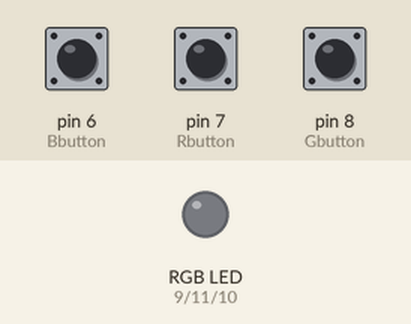
Simulated run of this sketch. Board: Arduino Uno, built with avr-gcc and run on an emulated ATmega328P. On the bench: an RGB LED mixed from three pins (HIGH = lit). The test bench sets the inputs (shaded band); at power-on: pin 6 (Bbutton) LOW, pin 7 (Rbutton) LOW, pin 8 (Gbutton) LOW.

Above: at 1.2 s.
1.3 s: pin 6 (Bbutton) pulled HIGH for 0.15 s
At 1.37 s:
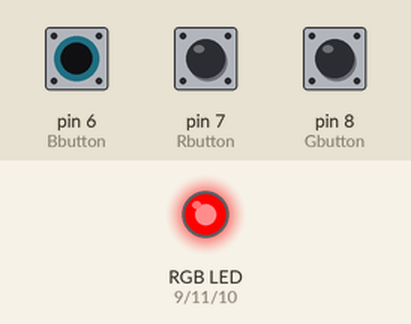
2.9 s: pin 7 (Rbutton) pulled HIGH for 0.15 s
At 2.97 s:
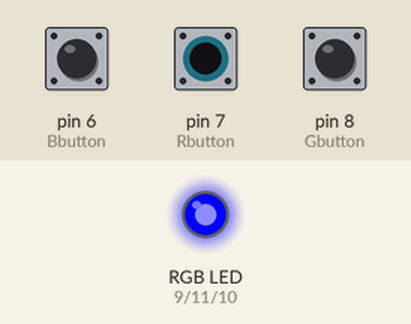
4.5 s: pin 8 (Gbutton) pulled HIGH for 0.15 s
At 4.57 s:
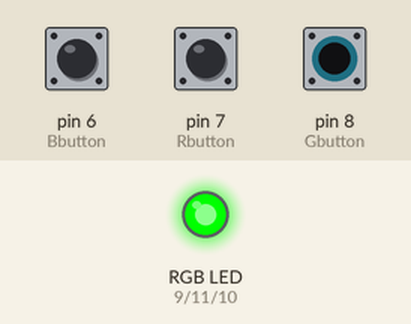
6.1 s: pin 8 (Gbutton) pulled HIGH for 3.2 s
At 10.4 s:
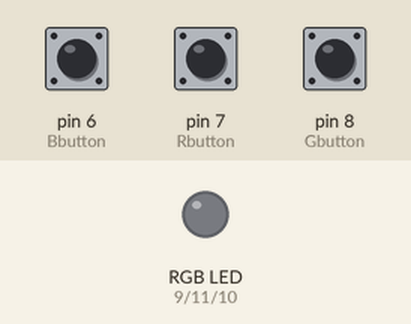
10.8 s: pin 6 (Bbutton) pulled HIGH for 3.2 s
At 11.6 s:
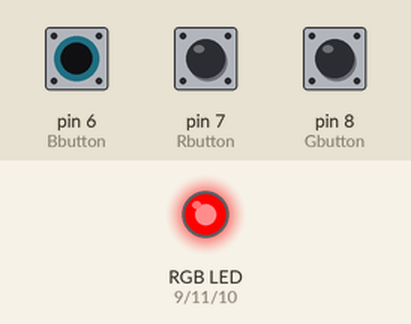
15.5 s: pin 6 (Bbutton) driven HIGH and pin 7 (Rbutton) driven HIGH
At 16.4 s:
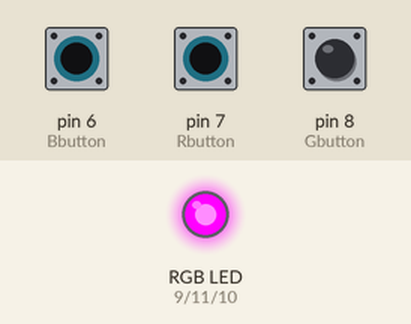
Timing chart, 0 to 18.0 s (numbered marks = the images above; inputs shaded):
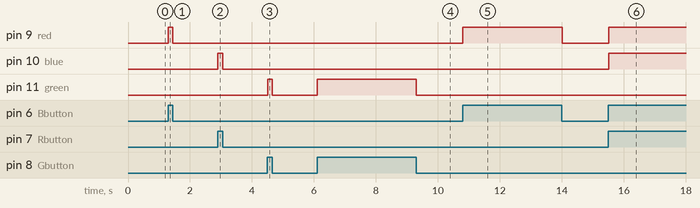

Measured:
- after the input at 1.3 s, pin 9 (red): LOW → HIGH at once, → LOW 0.15 s later
- after the input at 2.9 s, pin 10 (blue): LOW → HIGH at once, → LOW 0.15 s later
- after the input at 4.5 s, pin 11 (green): LOW → HIGH at once, → LOW 0.15 s later
- after the input at 6.1 s, pin 11 (green): LOW → HIGH at once, → LOW 3.2 s later
- after the input at 10.8 s, pin 9 (red): LOW → HIGH at once, → LOW 3.2 s later
- after the input at 15.5 s, pin 9 (red), pin 10 (blue): LOW → HIGH at once

The sketch:

RGB.ino
```cpp
#define red 9
#define green 11
#define blue 10

#define Bbutton 6
#define Rbutton 7
#define Gbutton 8


void setup() {
  pinMode(red, OUTPUT);
  pinMode(green, OUTPUT);
  pinMode(blue, OUTPUT);

  pinMode(Bbutton, INPUT);
  pinMode(Rbutton, INPUT);
  pinMode(Gbutton, INPUT);
}


void loop() {

  int button1 = digitalRead(Rbutton);
  int button2 = digitalRead(Bbutton);
  int button3 = digitalRead(Gbutton);

  if(button1 == 1)
    analogWrite(blue, 255);
  else
    analogWrite(blue, 0);

  if(button2 == 1)
    analogWrite(red, 255);
  else
    analogWrite(red, 0);


  if(button3 == 1)
    analogWrite(green, 255);
  else
    analogWrite(green, 0);

}
```
